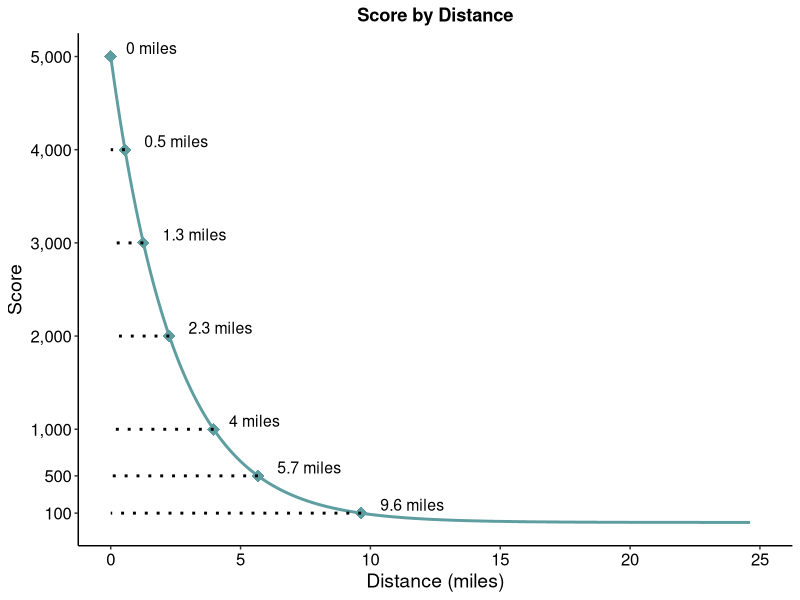

Write the R code that produced this figure.
library(dplyr)
library(ggplot2)

city<-"NYC"

if(city=="DC"){
  max_dist=73000
}
if(city=="NYC"){
  max_dist=130000
}

df <- data.frame(distance = 0:max_dist) %>%
  mutate(score = round(5000 * exp(-10 * distance / max_dist), 0)) %>%
  mutate(highlights = ifelse(
    score %in% c(100, 500, 1000, 2000, 3000, 4000, 5000),
    score,
    NA
  )) %>%
  group_by(highlights) %>%
  mutate(max_distance = max(distance)) %>%
  ungroup() %>%
  mutate(max_distance = ifelse(is.na(highlights), NA, max_distance)) %>%
  mutate(highlights = ifelse(max_distance == distance, highlights, NA)) %>%
  select(-max_distance)%>%
  mutate(dist_miles=distance/5280)

ggplot(df, aes(x = dist_miles)) +
  geom_line(aes(y = score), color = "#5F9EA0", size = 1) +
  geom_point(aes(y = highlights), color = "#5F9EA0", shape = 18, size = 4) +
  geom_segment(aes(
    x = dist_miles, xend = 0,
    y = highlights, yend = highlights
  ), linetype = "dotted", color = "black", size = 1) +
  geom_text(
    aes(
      x = dist_miles,
      y = highlights,
      label = ifelse(!is.na(highlights), paste0(round(dist_miles, 1), " miles"), NA)
    ),
    hjust = -0.3,
    vjust = -0.2,
    color = "black",
    size = 4
  ) +
  {
    if (city == "NYC") {
      scale_x_continuous(
        limits = c(0, 25),
        breaks = seq(0, 25, by = 5),
        labels = scales::comma
      )
    } else if (city == "DC") {
      scale_x_continuous(
        limits = c(0, 15),
        breaks = seq(0, 15, by = 5),
        labels = scales::comma
      )
    }
  } +
  scale_y_continuous(
    limits = c(0, 5000),
    breaks = c(100, 500, 1000, 2000, 3000, 4000, 5000),
    labels = scales::comma
  ) +
  labs(
    title = "Score by Distance",
    x = "Distance (miles)",
    y = "Score"
  ) +
  theme_classic() +
  theme(
    plot.title = element_text(color = "black", hjust = 0.5, face = "bold"),
    axis.title.x = element_text(color = "black", size=14),
    axis.title.y = element_text(color = "black", size=14),
    axis.text.x = element_text(color = "black", size=12),
    axis.text.y = element_text(color = "black", size=12),
    axis.line.y = element_line()
  )

